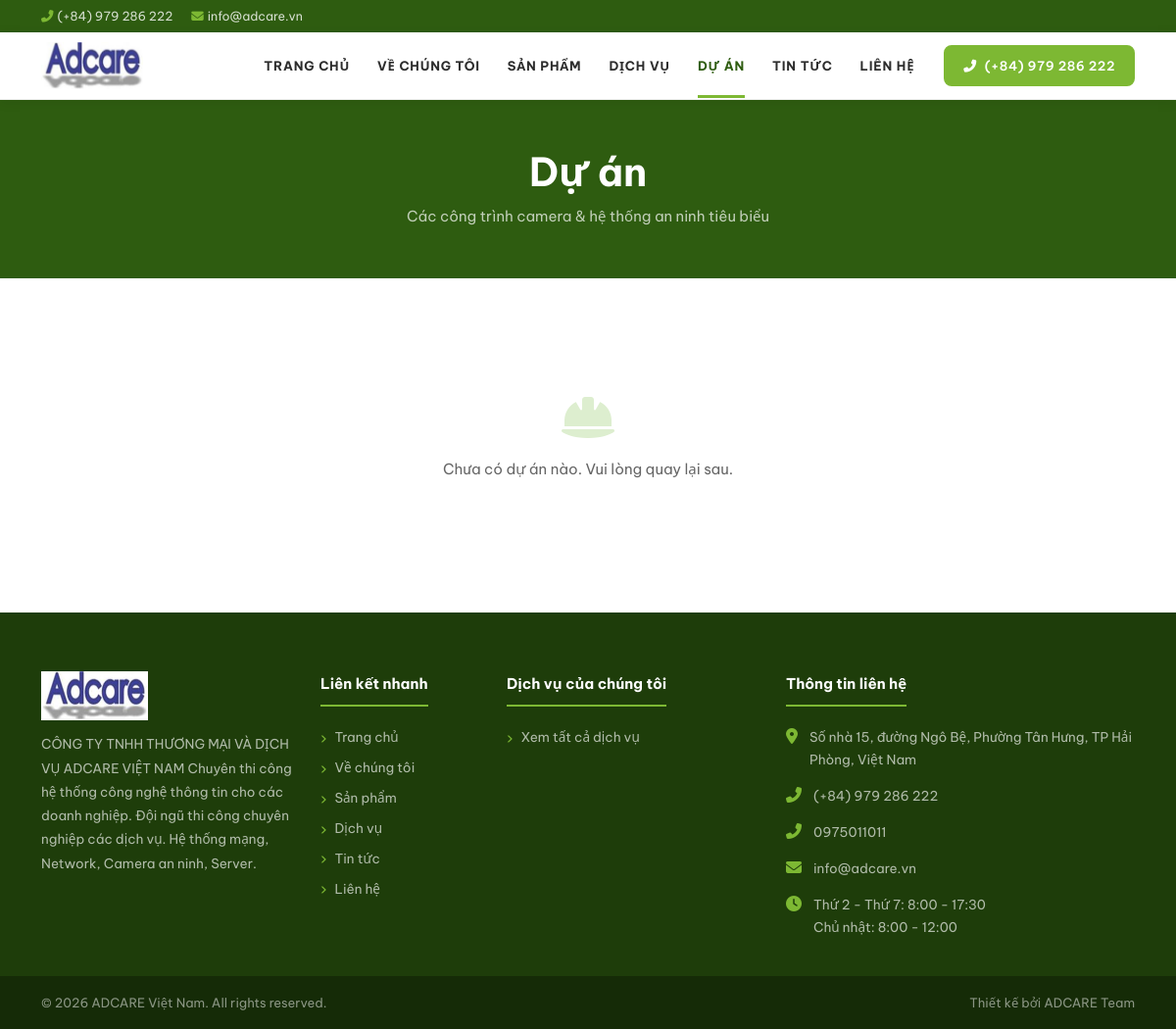
The page /du-an/ on the database its author committed.
### apps/core/models.py (models this page shows, shortened)
class SiteConfig(models.Model):
    company_name = models.CharField('Tên công ty', max_length=200, default='ADCARE Việt Nam')
    company_name_en = models.CharField('Tên tiếng Anh', max_length=200, blank=True)
    slogan = models.CharField('Slogan', max_length=300, blank=True)
    logo = ResizedImageField('Logo', size=[300, 100], upload_to='site/', blank=True)
    favicon = models.ImageField('Favicon', upload_to='site/', blank=True)
    address = models.TextField('Địa chỉ', blank=True)
    phone = models.CharField('Điện thoại', max_length=20, blank=True)
    phone_2 = models.CharField('Điện thoại 2', max_length=20, blank=True)
    email = models.EmailField('Email', blank=True)
    email_2 = models.EmailField('Email 2', blank=True)
    facebook_url = models.URLField('Facebook', blank=True)
    youtube_url = models.URLField('YouTube', blank=True)
    zalo_url = models.URLField('Zalo', blank=True)
    linkedin_url = models.URLField('LinkedIn', blank=True)
    google_maps_embed = models.TextField('Google Maps (iframe)', blank=True)
    working_hours = models.TextField(
        'Giờ làm việc', blank=True,
        default='Thứ 2 - Thứ 7: 8:00 - 17:30\nChủ nhật: 8:00 - 12:00',
        help_text='Mỗi dòng một khung giờ. VD: Thứ 2 - Thứ 7: 8:00 - 17:30'
    )
    footer_description = models.TextField(
        'Mô tả footer', blank=True,
        help_text='Đoạn giới thiệu ngắn hiển thị ở footer. Để trống sẽ dùng slogan.'
    )
    meta_description = models.TextField('Meta Description', blank=True)
    meta_keywords = models.TextField('Meta Keywords', blank=True)
    updated_at = models.DateTimeField(auto_now=True)
    class Meta:
        verbose_name = 'Cấu hình Website'
        verbose_name_plural = 'Cấu hình Website'
    @classmethod
    def get(cls):
        obj, _ = cls.objects.get_or_create(pk=1)
        return obj

### apps/projects/views.py (the view)
# urls.py: path('', views.ProjectListView.as_view(), name='project_list'),
class ProjectListView(ListView):
    template_name = 'projects/list.html'
    context_object_name = 'projects'
    paginate_by = 9
    def get_queryset(self):
        qs = Project.objects.filter(is_active=True).select_related('category')
        slug = self.request.GET.get('danh-muc')
        if slug:
            qs = qs.filter(category__slug=slug)
        return qs
    def get_context_data(self, **kwargs):
        ctx = super().get_context_data(**kwargs)
        ctx['categories'] = ProjectCategory.objects.filter(is_active=True)
        ctx['page_title'] = 'Dự án'
        slug = self.request.GET.get('danh-muc')
        if slug:
            ctx['current_category'] = get_object_or_404(ProjectCategory, slug=slug, is_active=True)
        else:
            ctx['current_category'] = None
        return ctx

### apps/core/context_processors.py (called while the page is built)
def site_config(request):
    return {
        'site_config': SiteConfig.get(),
        'nav_categories': ProductCategory.objects.filter(is_active=True).order_by('order'),
        'nav_service_categories': ServiceCategory.objects.filter(is_active=True).order_by('order'),
        'footer_services': Service.objects.filter(is_active=True).order_by('order')[:6],
    }

### apps/products/models.py (called while the page is built)
    def get_absolute_url(self):
        return reverse('product_category', kwargs={'cat_slug': self.slug})

### templates/projects/list.html (shortened to what this page needs)
{% extends 'base.html' %}
{% load static %}
{% block content %}
<div class="page-header text-center">
  <div class="container">
    <h1>{{ page_title|default:"Dự án" }}</h1>
    <p>Các công trình camera & hệ thống an ninh tiêu biểu</p>
  </div>
</div>
<section class="section-pad">
  <div class="container">
    {% if projects %}
    <div class="row g-4">
      {% for project in projects %}
      <div class="col-lg-4 col-md-6 col-6">
        <div class="card-item">
          <div class="card-img-wrap">
            <a href="{{ project.get_absolute_url }}">
              <img src="{{ project.image.url }}" alt="{{ project.name }}">
            </a>
          </div>
          <div class="card-body">
            {% if project.category %}
            <span style="font-size:11px;background:var(--navy);color:#fff;padding:2px 8px;border-radius:4px;">{{ project.category.name }}</span>
            {% endif %}
            <h3 class="card-title mt-2">
              <a href="{{ project.get_absolute_url }}" style="color:inherit;">{{ project.name }}</a>
            </h3>
            <div class="d-flex gap-3 mt-1 mb-2" style="font-size:12px;color:var(--text-muted);">
              {% if project.client %}<span><i class="fas fa-building me-1"></i>{{ project.client }}</span>{% endif %}
              {% if project.year %}<span><i class="fas fa-calendar me-1"></i>{{ project.year }}</span>{% endif %}
            </div>
            {% if project.short_desc %}<p class="card-text">{{ project.short_desc }}</p>{% endif %}
            <a href="{{ project.get_absolute_url }}" class="card-link">Xem chi tiết <i class="fas fa-arrow-right ms-1"></i></a>
          </div>
        </div>
      </div>
      {% endfor %}
    </div>
    {% if is_paginated %}
    <nav class="mt-4">
      <ul class="pagination justify-content-center">
        {% if page_obj.has_previous %}
        <li class="page-item"><a class="page-link" href="?page={{ page_obj.previous_page_number }}"><i class="fas fa-chevron-left"></i></a></li>
        {% endif %}
        {% for num in page_obj.paginator.page_range %}
        <li class="page-item {% if page_obj.number == num %}active{% endif %}">
          <a class="page-link" href="?page={{ num }}">{{ num }}</a>
        </li>
        {% endfor %}
        {% if page_obj.has_next %}
        <li class="page-item"><a class="page-link" href="?page={{ page_obj.next_page_number }}"><i class="fas fa-chevron-right"></i></a></li>
        {% endif %}
      </ul>
    </nav>
    {% endif %}
    {% else %}
    <div class="text-center py-5" style="color:var(--text-muted);">
      <i class="fas fa-hard-hat" style="font-size:48px;margin-bottom:16px;color:var(--border);"></i>
      <p>Chưa có dự án nào. Vui lòng quay lại sau.</p>
    </div>
    {% endif %}
  </div>
</section>
{% endblock %}

### templates/components/navbar.html (shortened to what this page needs)
{% load static %}
<div class="top-bar d-none d-md-block">
  <div class="container">
    <div class="d-flex justify-content-between align-items-center">
      <div>
        {% if site_config.phone %}
        <span class="me-3"><i class="fas fa-phone-alt"></i>{{ site_config.phone }}</span>
        {% endif %}
        {% if site_config.email %}
        <span><i class="fas fa-envelope"></i>{{ site_config.email }}</span>
        {% endif %}
      </div>
    </div>
  </div>
</div>
{% with path=request.path %}
<nav class="navbar navbar-expand-lg main-navbar">
  <div class="container">
    <a class="navbar-brand d-flex align-items-center gap-2" href="{% url 'home' %}">
      {% if site_config.logo %}
      <img src="{{ site_config.logo.url }}" alt="{{ site_config.company_name }}">
      {% else %}
      <div>
        <span class="brand-text">{{ site_config.company_name|default:"ADCARE" }}</span>
        <span class="brand-sub">{{ site_config.slogan|default:"Camera & Hệ thống an ninh" }}</span>
      </div>
      {% endif %}
    </a>
    <div class="collapse navbar-collapse" id="mainNav">
      <ul class="navbar-nav ms-auto">
        <li class="nav-item{% if path == '/' %} active{% endif %}">
          <a class="nav-link" href="{% url 'home' %}">Trang chủ</a>
        </li>
        <li class="nav-item{% if '/ve-chung-toi/' in path %} active{% endif %}">
          <a class="nav-link" href="{% url 'about' %}">Về chúng tôi</a>
        </li>
        <li class="nav-item dropdown{% if '/san-pham/' in path %} active{% endif %}">
          <a class="nav-link dropdown-toggle" href="{% url 'product_list' %}"
             data-bs-toggle="dropdown">Sản phẩm</a>
        </li>
        <li class="nav-item dropdown{% if '/dich-vu/' in path %} active{% endif %}">
          <a class="nav-link dropdown-toggle" href="{% url 'service_list' %}"
             data-bs-toggle="dropdown">Dịch vụ</a>
        </li>
        <li class="nav-item{% if '/du-an/' in path %} active{% endif %}">
          <a class="nav-link" href="{% url 'project_list' %}">Dự án</a>
        </li>
        <li class="nav-item{% if '/tin-tuc/' in path %} active{% endif %}">
          <a class="nav-link" href="{% url 'news_list' %}">Tin tức</a>
        </li>
        <li class="nav-item{% if '/lien-he/' in path %} active{% endif %}">
          <a class="nav-link" href="{% url 'contact' %}">Liên hệ</a>
        </li>
      </ul>
      {% if site_config.phone %}
      <a href="tel:{{ site_config.phone }}" class="btn-primary-custom ms-3 d-none d-lg-inline-flex align-items-center gap-2">
        <i class="fas fa-phone-alt"></i> {{ site_config.phone }}
      </a>
      {% endif %}
    </div>
  </div>
</nav>
{% endwith %}

### templates/components/footer.html (shortened to what this page needs)
{% load static %}
<footer class="main-footer">
  <div class="container">
    <div class="row g-4">
      <div class="col-lg-3 col-md-6">
        <div class="footer-brand">
          {% if site_config.logo %}
          <img src="{{ site_config.logo.url }}" alt="{{ site_config.company_name }}" style="height:50px;margin-bottom:12px;">
          {% else %}
          <span class="brand-name">{{ site_config.company_name|default:"ADCARE" }}</span>
          <span class="brand-sub">Việt Nam</span>
          {% endif %}
          <p>{{ site_config.footer_description|default:site_config.slogan|default:"Giải pháp camera & hệ thống an ninh toàn diện, chuyên nghiệp cho doanh nghiệp và gia đình." }}</p>
        </div>
      </div>
      <div class="col-lg-2 col-md-6">
        <h6 class="footer-title">Liên kết nhanh</h6>
        <ul class="footer-links">
          <li><a href="{% url 'home' %}">Trang chủ</a></li>
          <li><a href="{% url 'about' %}">Về chúng tôi</a></li>
          <li><a href="{% url 'product_list' %}">Sản phẩm</a></li>
          <li><a href="{% url 'service_list' %}">Dịch vụ</a></li>
          <li><a href="{% url 'news_list' %}">Tin tức</a></li>
          <li><a href="{% url 'contact' %}">Liên hệ</a></li>
        </ul>
      </div>
      <div class="col-lg-3 col-md-6">
        <h6 class="footer-title">Dịch vụ của chúng tôi</h6>
        <ul class="footer-links">
          {% if footer_services %}
            {% for svc in footer_services %}
            <li><a href="{{ svc.get_absolute_url }}">{{ svc.name }}</a></li>
            {% endfor %}
          {% else %}
            <li><a href="{% url 'service_list' %}">Xem tất cả dịch vụ</a></li>
          {% endif %}
        </ul>
      </div>
      <div class="col-lg-4 col-md-6">
        <h6 class="footer-title">Thông tin liên hệ</h6>
        {% if site_config.address %}
        <div class="footer-contact-item">
          <i class="fas fa-map-marker-alt"></i>
          <span>{{ site_config.address }}</span>
        </div>
        {% endif %}
        {% if site_config.phone %}
        <div class="footer-contact-item">
          <i class="fas fa-phone-alt"></i>
          <a href="tel:{{ site_config.phone }}">{{ site_config.phone }}</a>
        </div>
        {% endif %}
        {% if site_config.phone_2 %}
        <div class="footer-contact-item">
          <i class="fas fa-phone-alt"></i>
          <a href="tel:{{ site_config.phone_2 }}">{{ site_config.phone_2 }}</a>
        </div>
        {% endif %}
        {% if site_config.email %}
        <div class="footer-contact-item">
          <i class="fas fa-envelope"></i>
          <a href="mailto:{{ site_config.email }}">{{ site_config.email }}</a>
        </div>
        {% endif %}
        {% if site_config.working_hours %}
        <div class="footer-contact-item mt-2">
          <i class="fas fa-clock"></i>
          <span>{{ site_config.working_hours|linebreaksbr }}</span>
        </div>
        {% endif %}
      </div>
    </div>
  </div>
  <div class="footer-bottom mt-4">
    <div class="container">
      <div class="d-flex flex-column flex-md-row justify-content-between align-items-center gap-2">
        <span>© {% now "Y" %} {{ site_config.company_name|default:"ADCARE Việt Nam" }}. All rights reserved.</span>
        <span>Thiết kế bởi <a href="#">ADCARE Team</a></span>
      </div>
    </div>
  </div>
</footer>

### static/css/main.css (style rules this page uses)
:root { --navy: #2e5c10; --navy-dark: #1e3d0a; --navy-light: #3d7a18; --accent: #7db833; --accent-hover:#659a28; --blue: #5a9020; --blue-light: #72b028; --text: #2d2d2d; --text-muted: #666666; --light: #f2f8ed; --white: #ffffff; --border: #ddeecf; --shadow: 0 4px 20px rgba(46,92,16,0.10); --shadow-hover:0 8px 30px rgba(46,92,16,0.18); --radius: 8px; --radius-lg: 12px; --transition: all 0.3s ease; }
* { box-sizing: border-box; }
body { font-family: 'Be Vietnam Pro', 'Segoe UI', sans-serif; color: var(--text); line-height: 1.7; font-size: 15px; }
a { color: var(--blue); text-decoration: none; transition: var(--transition); }
img { max-width: 100%; height: auto; }
.btn-primary-custom { background: var(--accent); color: #fff; border: 2px solid var(--accent); padding: 10px 28px; border-radius: var(--radius); font-weight: 600; font-size: 14px; letter-spacing: 0.5px; transition: var(--transition); display: inline-block; }

### static/css/navbar.css (style rules this page uses)
.main-navbar { background: #fff !important; padding: 0; box-shadow: 0 2px 12px rgba(0,0,0,0.08); position: sticky; top: 0; z-index: 1000; border-bottom: 1px solid #eee; }
.navbar-brand { padding: 10px 0; }
.navbar-brand img { height: 48px; width: auto; }
.navbar-nav .nav-link { color: var(--text) !important; font-size: 13px; font-weight: 700; padding: 22px 14px !important; letter-spacing: 0.8px; text-transform: uppercase; transition: var(--transition); position: relative; }
.navbar-nav .nav-link::after { content: ''; position: absolute; bottom: 0; left: 14px; right: 14px; height: 3px; background: var(--accent); transform: scaleX(0); transition: var(--transition); }
.navbar-nav .nav-link:hover::after, .navbar-nav .nav-item.active .nav-link::after { transform: scaleX(1); }
.navbar-nav .nav-item.active .nav-link { color: var(--navy) !important; }
.top-bar { background: var(--navy); padding: 6px 0; font-size: 12.5px; color: rgba(255,255,255,0.8); }
.top-bar i { margin-right: 4px; color: var(--accent); }
.main-navbar .btn-primary-custom { font-size: 13px; padding: 8px 18px; }

### static/css/footer.css (style rules this page uses)
.main-footer { background: var(--navy-dark); color: rgba(255,255,255,0.75); padding: 60px 0 0; }
.footer-brand p { font-size: 13.5px; line-height: 1.8; color: rgba(255,255,255,0.65); }
.footer-title { font-size: 15px; font-weight: 700; color: #fff; margin-bottom: 20px; padding-bottom: 12px; border-bottom: 2px solid var(--accent); display: inline-block; }
.footer-links { list-style: none; padding: 0; margin: 0; }
.footer-links li { margin-bottom: 8px; }
.footer-links a { color: rgba(255,255,255,0.65); font-size: 13.5px; transition: var(--transition); display: flex; align-items: center; gap: 8px; }
.footer-links a::before { content: '›'; color: var(--accent); font-size: 16px; line-height: 1; }
.footer-contact-item { display: flex; gap: 12px; margin-bottom: 14px; font-size: 13.5px; color: rgba(255,255,255,0.65); }
.footer-contact-item i { color: var(--accent); font-size: 16px; margin-top: 2px; flex-shrink: 0; }
.footer-contact-item a { color: rgba(255,255,255,0.65); }
.footer-bottom { background: rgba(0,0,0,0.3); padding: 16px 0; margin-top: 40px; font-size: 13px; color: rgba(255,255,255,0.5); }
.footer-bottom a { color: rgba(255,255,255,0.5); }

### static/css/mobile.css (style rules this page uses)
.page-header { background: var(--navy); padding: 50px 0; }
.page-header h1 { color: #fff; font-weight: 700; margin-bottom: 8px; }
.page-header p { color: rgba(255,255,255,0.7); margin: 0; }

### templates/base.html (style rules this page uses)
.section-pad { padding: 70px 0; }

### rows shown on the page
SiteConfig: phone "(+84) 979 286 222", email "info@adcare.vn", logo (picture), footer_description "CÔNG TY TNHH THƯƠNG MẠI VÀ DỊCH VỤ ADCARE VIỆT NAM Chuyên thi công hệ thống công nghệ thông tin cho các doanh nghiệp. Đội ngũ thi công chuyên nghiệp các dịch vụ. Hệ thống mạng, Network, Camera an ninh, Server.", address "Số nhà 15, đường Ngô Bệ, Phường Tân Hưng, TP Hải Phòng, Việt Nam", phone_2 "0975011011", working_hours "Thứ 2 - Thứ 7: 8:00 - 17:30 Chủ nhật: 8:00 - 12:00", company_name "ADCARE Việt Nam"

### other values the page prints
{{ page_title|default:"Dự án" }} "Dự án"
